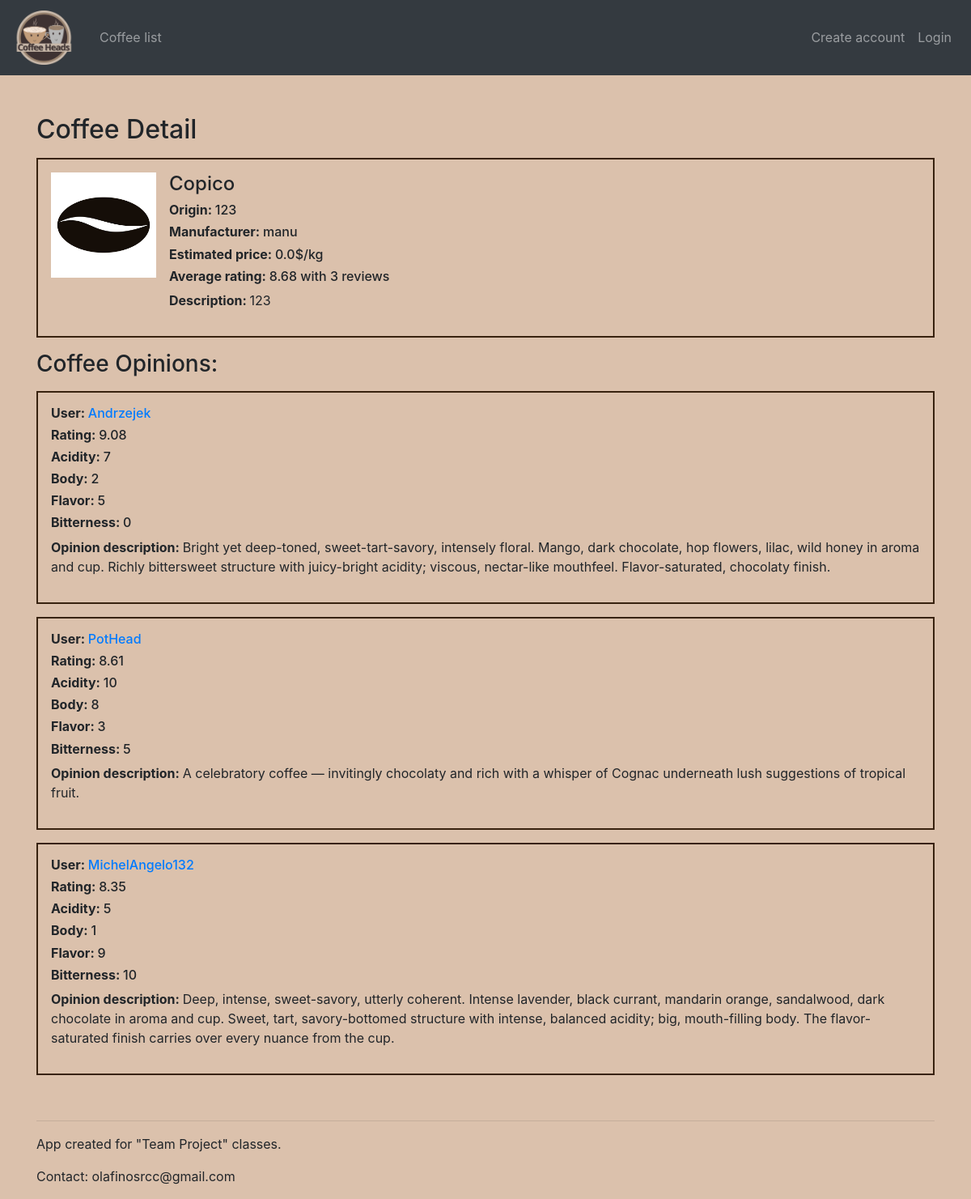
/coffeeheads/coffee/2, run on the app's committed database.
### coffeeheads/models.py (models this page shows, shortened)
class Coffee(models.Model):
    name = models.CharField(max_length=250, help_text="Enter full name of coffee")
    origin = models.CharField(max_length=100, help_text="Enter coffee origin")
    manufacturer = models.CharField(max_length=150, help_text="Enter coffee manufacturer")
    description = models.TextField(blank=True, help_text="Enter coffee description")
    average = models.FloatField(blank=True, default=0.0)
    reviewed_by = models.IntegerField(default=0, blank=True)
    image = models.ImageField(
        upload_to="img", default="img/default_coffee.jpg", null=True, blank=True
    )
    estimated_price = models.FloatField(default=0,blank=True)
    add_date = models.DateField(
        default=timezone.now().strftime("%Y-%m-%d"),
    )
    class Meta:
        verbose_name = "coffee"
        ordering = ['name']

class Opinion(models.Model):
    coffee = models.ForeignKey(Coffee, on_delete=models.CASCADE)
    rating = models.FloatField(
        default=0.0, help_text="Enter coffee rating in scale 0-10"
    )
    opinion = models.TextField(
        blank=True, help_text="Describe your impressions with this coffee"
    )
    user = models.ForeignKey(User, on_delete=models.CASCADE)
    acidity = models.IntegerField(default=0)
    body = models.IntegerField(default=0)
    flavor = models.IntegerField(default=0)
    bitterness = models.IntegerField(default=0)

### coffeeheads/views.py (the view)
# urls.py: path("coffeeheads/coffee/<int:pk>", CoffeeDetail.as_view(), name="coffee_detail"),
class CoffeeDetail(View):
    def get(self, request: HttpRequest, pk, format=None) -> HttpResponse:
        coffee = Coffee.objects.get(pk=pk)
        coffee_opinions = self._get_opinions(coffee)
        context = {"coffee": coffee, "coffee_opinions": coffee_opinions}
        return render(request, "coffee_detail.html", context=context)
    def _get_opinions(self, coffee: Coffee) -> HttpResponse:
        try:
            coffee_opinions = Opinion.objects.filter(coffee=coffee)
        except Opinion.DoesNotExist:
            coffee_opinions = None
        return coffee_opinions

### templates/coffee_detail.html (shortened to what this page needs)
{% extends 'base.html' %}
{% block content %}
<h2>Coffee Detail</h2>
    <div class="container p-3 my-3" style="border:2px solid #38220f;">
        <div class="media">
        <img src={{ coffee.image.url }} class="align-self-start mr-3" style="width:130px;height:130px"/>
   <div class="media-body">
       <h4 class="mt-0">{{ coffee.name }}</h4>
       <h6 class="mt-0"><strong>Origin: </strong>{{ coffee.origin }}</h6>
       <h6 class="mt-0"><strong>Manufacturer: </strong>{{ coffee.manufacturer }}</h6>
       <h6 class="mt-0"><strong>Estimated price: </strong>{{ coffee.estimated_price }}$/kg</h6>
       <h6 class="mt-0"><strong>Average rating: </strong>{{ coffee.average|floatformat:-2  }} with {{ coffee.reviewed_by }} reviews</h6>
    <p><strong>Description: </strong>{{ coffee.description }}</p>
  </div>
    </div>
    </div>
 <h3>Coffee Opinions:</h3>
    {% if coffee_opinions %}
       {% for opinion in coffee_opinions %}
<div class="container p-3 my-3" style=" border:2px solid #38220f;">
        <div class="media">
            <div class="media-body">
                <h6 class="mt-0"><strong>User: </strong><a href="{% url 'user_coffee_list' pk=opinion.user.pk %}">{{ opinion.user }}</a></h6>
                <h6 class="mt-0"><strong>Rating: </strong>{{ opinion.rating }}</h6>
                <h6 class="mt-0"><strong>Acidity: </strong>{{ opinion.acidity }}</h6>
                <h6 class="mt-0"><strong>Body: </strong>{{ opinion.body }}</h6>
                <h6 class="mt-0"><strong>Flavor: </strong>{{ opinion.flavor }}</h6>
                <h6 class="mt-0"><strong>Bitterness: </strong>{{ opinion.bitterness }}</h6>
                <p><strong>Opinion description: </strong>{{ opinion.opinion }}</p>
  </div>
    </div>
    </div>
           {% endfor %}
    {% else %}
        <p>There are no opinions for this coffee</p>
    {% endif %}
{% endblock %}

### templates/base.html (style rules this page uses)
body { background: #dbc1ac !important; }

### data on the page
Coffee: image (placeholder picture), name "Copico", origin "123", manufacturer "manu", estimated_price "0.0", average "8.68", reviewed_by "3", description "123"
Opinion: user "Andrzejek", rating "9.08", acidity "7", body "2", flavor "5", bitterness "0", opinion "Bright yet deep-toned, sweet-tart-savory, intensely floral. Mango, dark chocolate, hop flowers, lilac, wild honey in aroma and cup. Richly bittersweet structure with juicy-bright acidity; viscous, nectar-like mouthfeel. Flavor-saturated, chocolaty finish."
Opinion: user "PotHead", rating "8.61", acidity "10", body "8", flavor "3", bitterness "5", opinion "A celebratory coffee — invitingly chocolaty and rich with a whisper of Cognac underneath lush suggestions of tropical fruit."
Opinion: user "MichelAngelo132", rating "8.35", acidity "5", body "1", flavor "9", bitterness "10", opinion "Deep, intense, sweet-savory, utterly coherent. Intense lavender, black currant, mandarin orange, sandalwood, dark chocolate in aroma and cup. Sweet, tart, savory-bottomed structure with intense, balanced acidity; big, mouth-filling body. The flavor-saturated finish carries over every nuance from the cup."
